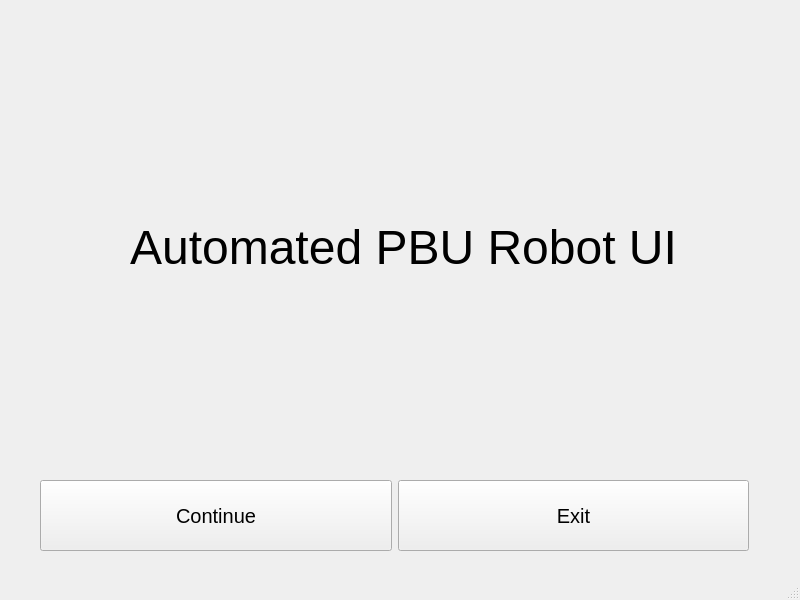
<?xml version="1.0" encoding="UTF-8"?>
<ui version="4.0">
 <class>MainWindow</class>
 <widget class="QMainWindow" name="MainWindow">
  <property name="geometry">
   <rect>
    <x>0</x>
    <y>0</y>
    <width>800</width>
    <height>600</height>
   </rect>
  </property>
  <property name="windowTitle">
   <string>mainframe</string>
  </property>
  <widget class="QWidget" name="centralwidget">
   <property name="sizePolicy">
    <sizepolicy hsizetype="Expanding" vsizetype="Expanding">
     <horstretch>1</horstretch>
     <verstretch>1</verstretch>
    </sizepolicy>
   </property>
   <widget class="QStackedWidget" name="stackedWidget">
    <property name="geometry">
     <rect>
      <x>0</x>
      <y>0</y>
      <width>800</width>
      <height>600</height>
     </rect>
    </property>
    <property name="sizePolicy">
     <sizepolicy hsizetype="Expanding" vsizetype="Expanding">
      <horstretch>1</horstretch>
      <verstretch>1</verstretch>
     </sizepolicy>
    </property>
    <property name="font">
     <font>
      <pointsize>11</pointsize>
     </font>
    </property>
    <property name="currentIndex">
     <number>0</number>
    </property>
    <widget class="QWidget" name="mainmenu">
     <property name="sizePolicy">
      <sizepolicy hsizetype="Expanding" vsizetype="Expanding">
       <horstretch>0</horstretch>
       <verstretch>0</verstretch>
      </sizepolicy>
     </property>
     <widget class="QLabel" name="QTitle">
      <property name="geometry">
       <rect>
        <x>50</x>
        <y>220</y>
        <width>707</width>
        <height>55</height>
       </rect>
      </property>
      <property name="text">
       <string>&lt;html&gt;&lt;head/&gt;&lt;body&gt;&lt;p&gt;&lt;span style=&quot; font-size:36pt;&quot;&gt;Automated PBU Robot UI&lt;/span&gt;&lt;/p&gt;&lt;/body&gt;&lt;/html&gt;</string>
      </property>
      <property name="scaledContents">
       <bool>false</bool>
      </property>
      <property name="alignment">
       <set>Qt::AlignCenter</set>
      </property>
     </widget>
     <widget class="QWidget" name="layoutWidget">
      <property name="geometry">
       <rect>
        <x>40</x>
        <y>480</y>
        <width>709</width>
        <height>71</height>
       </rect>
      </property>
      <layout class="QHBoxLayout" name="horizontalLayout">
       <item>
        <widget class="QPushButton" name="menuStartButton">
         <property name="sizePolicy">
          <sizepolicy hsizetype="Minimum" vsizetype="Expanding">
           <horstretch>0</horstretch>
           <verstretch>0</verstretch>
          </sizepolicy>
         </property>
         <property name="font">
          <font>
           <pointsize>15</pointsize>
          </font>
         </property>
         <property name="text">
          <string>Continue</string>
         </property>
         <property name="checkable">
          <bool>false</bool>
         </property>
        </widget>
       </item>
       <item>
        <widget class="QPushButton" name="menuCloseButton">
         <property name="sizePolicy">
          <sizepolicy hsizetype="Minimum" vsizetype="Expanding">
           <horstretch>0</horstretch>
           <verstretch>0</verstretch>
          </sizepolicy>
         </property>
         <property name="font">
          <font>
           <pointsize>15</pointsize>
          </font>
         </property>
         <property name="text">
          <string>Exit</string>
         </property>
         <property name="checkable">
          <bool>false</bool>
         </property>
        </widget>
       </item>
      </layout>
     </widget>
    </widget>
    <widget class="QWidget" name="page">
     <property name="sizePolicy">
      <sizepolicy hsizetype="Expanding" vsizetype="Expanding">
       <horstretch>0</horstretch>
       <verstretch>0</verstretch>
      </sizepolicy>
     </property>
     <widget class="QWidget" name="horizontalLayoutWidgetPage2">
      <property name="geometry">
       <rect>
        <x>10</x>
        <y>30</y>
        <width>761</width>
        <height>391</height>
       </rect>
      </property>
      <layout class="QHBoxLayout" name="horizontalLayout_20" stretch="1,1">
       <item>
        <widget class="QListView" name="Selectivefiledirectoryview">
         <property name="sizePolicy">
          <sizepolicy hsizetype="Expanding" vsizetype="MinimumExpanding">
           <horstretch>0</horstretch>
           <verstretch>0</verstretch>
          </sizepolicy>
         </property>
        </widget>
       </item>
       <item>
        <widget class="QListView" name="Selectivefilelistview">
         <property name="sizePolicy">
          <sizepolicy hsizetype="Expanding" vsizetype="MinimumExpanding">
           <horstretch>0</horstretch>
           <verstretch>0</verstretch>
          </sizepolicy>
         </property>
        </widget>
       </item>
      </layout>
     </widget>
     <widget class="QWidget" name="buttonpage2layoutWidget">
      <property name="geometry">
       <rect>
        <x>10</x>
        <y>420</y>
        <width>761</width>
        <height>150</height>
       </rect>
      </property>
      <layout class="QHBoxLayout" name="horizontalLayout_8">
       <item>
        <widget class="QPushButton" name="NextButton_Page_2">
         <property name="sizePolicy">
          <sizepolicy hsizetype="Minimum" vsizetype="Expanding">
           <horstretch>0</horstretch>
           <verstretch>0</verstretch>
          </sizepolicy>
         </property>
         <property name="text">
          <string>Next</string>
         </property>
        </widget>
       </item>
       <item>
        <widget class="QPushButton" name="BacktoMenuButton">
         <property name="sizePolicy">
          <sizepolicy hsizetype="Minimum" vsizetype="Expanding">
           <horstretch>0</horstretch>
           <verstretch>0</verstretch>
          </sizepolicy>
         </property>
         <property name="text">
          <string>Back </string>
         </property>
        </widget>
       </item>
      </layout>
     </widget>
    </widget>
    <widget class="QWidget" name="page_2">
     <property name="sizePolicy">
      <sizepolicy hsizetype="Expanding" vsizetype="Expanding">
       <horstretch>0</horstretch>
       <verstretch>0</verstretch>
      </sizepolicy>
     </property>
     <widget class="QLabel" name="Itemlabel">
      <property name="geometry">
       <rect>
        <x>10</x>
        <y>10</y>
        <width>781</width>
        <height>17</height>
       </rect>
      </property>
      <property name="sizePolicy">
       <sizepolicy hsizetype="Preferred" vsizetype="Preferred">
        <horstretch>0</horstretch>
        <verstretch>0</verstretch>
       </sizepolicy>
      </property>
      <property name="text">
       <string>Product :</string>
      </property>
     </widget>
     <widget class="QWidget" name="layoutWidgetpage3">
      <property name="geometry">
       <rect>
        <x>0</x>
        <y>30</y>
        <width>791</width>
        <height>391</height>
       </rect>
      </property>
      <layout class="QHBoxLayout" name="horizontalLayout_16" stretch="0">
       <item>
        <widget class="QFrame" name="pyvistaframe">
         <property name="frameShape">
          <enum>QFrame::StyledPanel</enum>
         </property>
         <property name="frameShadow">
          <enum>QFrame::Raised</enum>
         </property>
        </widget>
       </item>
      </layout>
     </widget>
     <widget class="QWidget" name="horizontalLayoutWidgetbuttonpage3">
      <property name="geometry">
       <rect>
        <x>0</x>
        <y>430</y>
        <width>781</width>
        <height>141</height>
       </rect>
      </property>
      <layout class="QHBoxLayout" name="horizontalLayout_2">
       <item>
        <widget class="QPushButton" name="NextButton_Page_3">
         <property name="sizePolicy">
          <sizepolicy hsizetype="Minimum" vsizetype="Expanding">
           <horstretch>0</horstretch>
           <verstretch>0</verstretch>
          </sizepolicy>
         </property>
         <property name="text">
          <string>Next</string>
         </property>
        </widget>
       </item>
       <item>
        <widget class="QPushButton" name="BackButton_Page_2">
         <property name="sizePolicy">
          <sizepolicy hsizetype="Minimum" vsizetype="Expanding">
           <horstretch>0</horstretch>
           <verstretch>0</verstretch>
          </sizepolicy>
         </property>
         <property name="text">
          <string>Back</string>
         </property>
        </widget>
       </item>
      </layout>
     </widget>
    </widget>
    <widget class="QWidget" name="scanpage">
     <widget class="QLabel" name="labelstatus">
      <property name="geometry">
       <rect>
        <x>190</x>
        <y>180</y>
        <width>381</width>
        <height>61</height>
       </rect>
      </property>
      <property name="text">
       <string>Status : Running.....</string>
      </property>
     </widget>
     <widget class="QProgressBar" name="scanprogressBar">
      <property name="geometry">
       <rect>
        <x>230</x>
        <y>310</y>
        <width>231</width>
        <height>23</height>
       </rect>
      </property>
      <property name="value">
       <number>0</number>
      </property>
     </widget>
    </widget>
    <widget class="QWidget" name="page_3">
     <property name="sizePolicy">
      <sizepolicy hsizetype="Expanding" vsizetype="Expanding">
       <horstretch>0</horstretch>
       <verstretch>0</verstretch>
      </sizepolicy>
     </property>
     <widget class="QWidget" name="horizontalLayoutWidgetpage4">
      <property name="geometry">
       <rect>
        <x>0</x>
        <y>360</y>
        <width>791</width>
        <height>201</height>
       </rect>
      </property>
      <layout class="QHBoxLayout" name="horizontalLayout_3" stretch="0">
       <item>
        <layout class="QHBoxLayout" name="horizontalLayout_17" stretch="0">
         <property name="sizeConstraint">
          <enum>QLayout::SetNoConstraint</enum>
         </property>
         <item>
          <layout class="QVBoxLayout" name="verticalLayout_6" stretch="3">
           <item>
            <layout class="QVBoxLayout" name="verticalLayout_21" stretch="2,2">
             <property name="sizeConstraint">
              <enum>QLayout::SetNoConstraint</enum>
             </property>
             <item>
              <widget class="QLabel" name="walllabel">
               <property name="font">
                <font>
                 <pointsize>16</pointsize>
                </font>
               </property>
               <property name="text">
                <string>Wall:</string>
               </property>
              </widget>
             </item>
             <item>
              <widget class="QLabel" name="Stagelabel">
               <property name="text">
                <string>Stage</string>
               </property>
              </widget>
             </item>
            </layout>
           </item>
          </layout>
         </item>
        </layout>
       </item>
      </layout>
     </widget>
     <widget class="QWidget" name="verticalLayoutWidgetpage4frame">
      <property name="geometry">
       <rect>
        <x>10</x>
        <y>40</y>
        <width>771</width>
        <height>281</height>
       </rect>
      </property>
      <layout class="QVBoxLayout" name="verticalLayoutframe">
       <item>
        <widget class="QFrame" name="vtkframe">
         <property name="sizePolicy">
          <sizepolicy hsizetype="MinimumExpanding" vsizetype="MinimumExpanding">
           <horstretch>5</horstretch>
           <verstretch>0</verstretch>
          </sizepolicy>
         </property>
         <property name="frameShape">
          <enum>QFrame::StyledPanel</enum>
         </property>
         <property name="frameShadow">
          <enum>QFrame::Raised</enum>
         </property>
        </widget>
       </item>
      </layout>
     </widget>
    </widget>
    <widget class="QWidget" name="page_4">
     <property name="sizePolicy">
      <sizepolicy hsizetype="Preferred" vsizetype="Preferred">
       <horstretch>1</horstretch>
       <verstretch>1</verstretch>
      </sizepolicy>
     </property>
     <widget class="QPushButton" name="sendmodelButton">
      <property name="geometry">
       <rect>
        <x>70</x>
        <y>30</y>
        <width>621</width>
        <height>141</height>
       </rect>
      </property>
      <property name="sizePolicy">
       <sizepolicy hsizetype="Minimum" vsizetype="MinimumExpanding">
        <horstretch>0</horstretch>
        <verstretch>0</verstretch>
       </sizepolicy>
      </property>
      <property name="font">
       <font>
        <pointsize>40</pointsize>
       </font>
      </property>
      <property name="text">
       <string>Send Model</string>
      </property>
     </widget>
     <widget class="QPushButton" name="CloseButton">
      <property name="geometry">
       <rect>
        <x>60</x>
        <y>350</y>
        <width>621</width>
        <height>181</height>
       </rect>
      </property>
      <property name="sizePolicy">
       <sizepolicy hsizetype="Minimum" vsizetype="MinimumExpanding">
        <horstretch>0</horstretch>
        <verstretch>0</verstretch>
       </sizepolicy>
      </property>
      <property name="font">
       <font>
        <pointsize>40</pointsize>
       </font>
      </property>
      <property name="text">
       <string>Abort/Close</string>
      </property>
     </widget>
     <widget class="QPushButton" name="ChooseButton">
      <property name="geometry">
       <rect>
        <x>60</x>
        <y>190</y>
        <width>641</width>
        <height>151</height>
       </rect>
      </property>
      <property name="sizePolicy">
       <sizepolicy hsizetype="MinimumExpanding" vsizetype="Minimum">
        <horstretch>0</horstretch>
        <verstretch>0</verstretch>
       </sizepolicy>
      </property>
      <property name="font">
       <font>
        <pointsize>40</pointsize>
       </font>
      </property>
      <property name="text">
       <string>Choose Model</string>
      </property>
     </widget>
    </widget>
   </widget>
  </widget>
  <widget class="QStatusBar" name="statusbar"/>
 </widget>
 <resources/>
 <connections/>
</ui>
